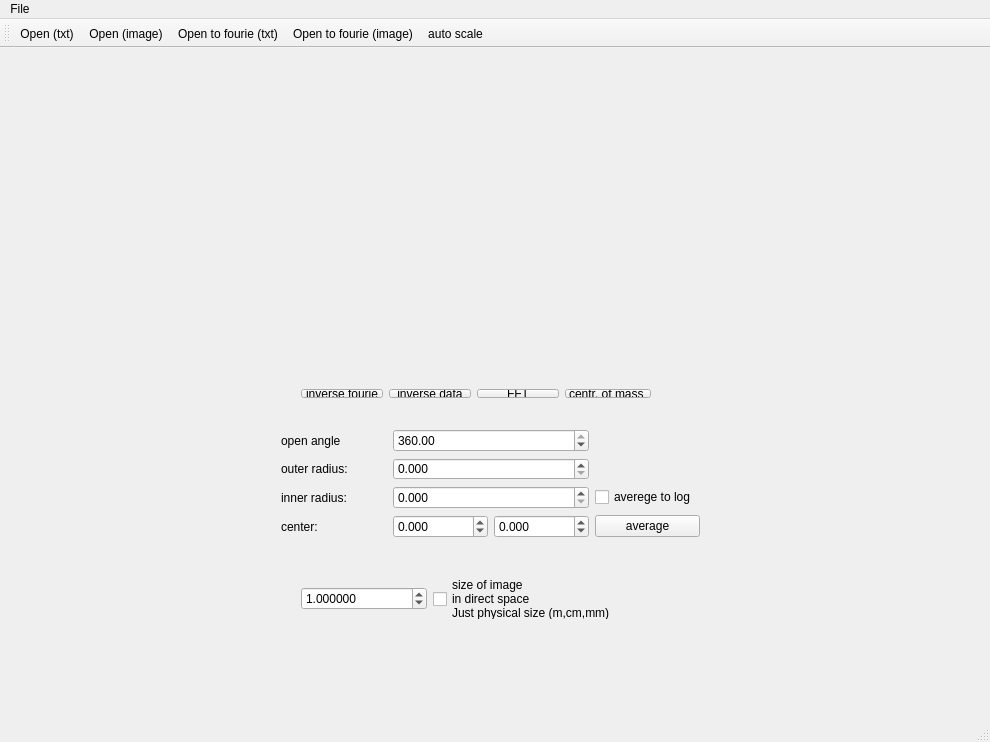
<?xml version="1.0" encoding="UTF-8"?>
<ui version="4.0">
 <class>MainWindow</class>
 <widget class="QMainWindow" name="MainWindow">
  <property name="geometry">
   <rect>
    <x>0</x>
    <y>0</y>
    <width>990</width>
    <height>742</height>
   </rect>
  </property>
  <property name="minimumSize">
   <size>
    <width>780</width>
    <height>742</height>
   </size>
  </property>
  <property name="windowTitle">
   <string>Fractal</string>
  </property>
  <property name="windowIcon">
   <iconset>
    <normaloff>icon.png</normaloff>icon.png</iconset>
  </property>
  <widget class="QWidget" name="centralWidget">
   <widget class="QWidget" name="horizontalLayoutWidget">
    <property name="geometry">
     <rect>
      <x>10</x>
      <y>0</y>
      <width>381</width>
      <height>141</height>
     </rect>
    </property>
    <layout class="QHBoxLayout" name="layoutPlotIn"/>
   </widget>
   <widget class="QWidget" name="horizontalLayoutWidget_2">
    <property name="geometry">
     <rect>
      <x>390</x>
      <y>0</y>
      <width>381</width>
      <height>141</height>
     </rect>
    </property>
    <layout class="QHBoxLayout" name="layoutPlotFFT"/>
   </widget>
   <widget class="QWidget" name="horizontalLayoutWidget_3">
    <property name="geometry">
     <rect>
      <x>390</x>
      <y>140</y>
      <width>381</width>
      <height>161</height>
     </rect>
    </property>
    <layout class="QHBoxLayout" name="layoutPlotFFT_phase"/>
   </widget>
   <widget class="QWidget" name="horizontalLayoutWidget_4">
    <property name="geometry">
     <rect>
      <x>290</x>
      <y>330</y>
      <width>372</width>
      <height>31</height>
     </rect>
    </property>
    <layout class="QHBoxLayout" name="horizontalLayout">
     <item>
      <widget class="QPushButton" name="pushButton_invertFFT">
       <property name="text">
        <string>inverse fourie</string>
       </property>
      </widget>
     </item>
     <item>
      <widget class="QPushButton" name="pushButton_invertData">
       <property name="text">
        <string>inverse data</string>
       </property>
      </widget>
     </item>
     <item>
      <widget class="QPushButton" name="pushButton_FFT">
       <property name="text">
        <string>FFT</string>
       </property>
      </widget>
     </item>
     <item>
      <widget class="QPushButton" name="pushButtonCentre">
       <property name="text">
        <string>centr. of mass </string>
       </property>
      </widget>
     </item>
    </layout>
   </widget>
   <widget class="QWidget" name="horizontalLayoutWidget_5">
    <property name="geometry">
     <rect>
      <x>290</x>
      <y>520</y>
      <width>337</width>
      <height>62</height>
     </rect>
    </property>
    <layout class="QHBoxLayout" name="horizontalLayout_2">
     <item>
      <widget class="QDoubleSpinBox" name="SpinBoxSizeOfPixel">
       <property name="decimals">
        <number>6</number>
       </property>
       <property name="minimum">
        <double>0.000001000000000</double>
       </property>
       <property name="maximum">
        <double>999999.000000000000000</double>
       </property>
       <property name="singleStep">
        <double>0.010000000000000</double>
       </property>
       <property name="value">
        <double>1.000000000000000</double>
       </property>
      </widget>
     </item>
     <item>
      <widget class="QCheckBox" name="checkBoxSizeOfPixel">
       <property name="text">
        <string>size of image
in direct space
Just physical size (m,cm,mm)</string>
       </property>
      </widget>
     </item>
    </layout>
   </widget>
   <widget class="QWidget" name="gridLayoutWidget">
    <property name="geometry">
     <rect>
      <x>270</x>
      <y>370</y>
      <width>441</width>
      <height>130</height>
     </rect>
    </property>
    <layout class="QGridLayout" name="gridLayout">
     <item row="2" column="0">
      <widget class="QLabel" name="label_3">
       <property name="text">
        <string>inner radius:</string>
       </property>
      </widget>
     </item>
     <item row="4" column="1">
      <layout class="QHBoxLayout" name="horizontalLayout_3">
       <item>
        <widget class="QDoubleSpinBox" name="spinBox_center_y">
         <property name="decimals">
          <number>3</number>
         </property>
         <property name="minimum">
          <double>-999999.000000000000000</double>
         </property>
         <property name="maximum">
          <double>999999.000000000000000</double>
         </property>
         <property name="singleStep">
          <double>0.500000000000000</double>
         </property>
        </widget>
       </item>
       <item>
        <widget class="QDoubleSpinBox" name="spinBox_center_x">
         <property name="decimals">
          <number>3</number>
         </property>
         <property name="minimum">
          <double>-999999.000000000000000</double>
         </property>
         <property name="maximum">
          <double>999999.000000000000000</double>
         </property>
         <property name="singleStep">
          <double>0.500000000000000</double>
         </property>
        </widget>
       </item>
      </layout>
     </item>
     <item row="2" column="1">
      <widget class="QDoubleSpinBox" name="spinBox_radius_in">
       <property name="decimals">
        <number>3</number>
       </property>
       <property name="maximum">
        <double>999999.000000000000000</double>
       </property>
      </widget>
     </item>
     <item row="1" column="0">
      <widget class="QLabel" name="label_2">
       <property name="text">
        <string>outer radius:</string>
       </property>
      </widget>
     </item>
     <item row="4" column="2">
      <widget class="QPushButton" name="pushButtonIntegrate">
       <property name="text">
        <string>average</string>
       </property>
      </widget>
     </item>
     <item row="2" column="2">
      <widget class="QCheckBox" name="checkBoxLog">
       <property name="text">
        <string>averege to log</string>
       </property>
      </widget>
     </item>
     <item row="4" column="0">
      <widget class="QLabel" name="label">
       <property name="text">
        <string>center:</string>
       </property>
      </widget>
     </item>
     <item row="1" column="1">
      <widget class="QDoubleSpinBox" name="spinBox_radius_our">
       <property name="decimals">
        <number>3</number>
       </property>
       <property name="maximum">
        <double>999999.000000000000000</double>
       </property>
      </widget>
     </item>
     <item row="0" column="1">
      <widget class="QDoubleSpinBox" name="spinBox_openAngle">
       <property name="maximum">
        <double>360.000000000000000</double>
       </property>
       <property name="value">
        <double>360.000000000000000</double>
       </property>
      </widget>
     </item>
     <item row="0" column="0">
      <widget class="QLabel" name="label_4">
       <property name="text">
        <string>open angle</string>
       </property>
      </widget>
     </item>
    </layout>
   </widget>
  </widget>
  <widget class="QMenuBar" name="menuBar">
   <property name="geometry">
    <rect>
     <x>0</x>
     <y>0</y>
     <width>990</width>
     <height>23</height>
    </rect>
   </property>
   <widget class="QMenu" name="menu">
    <property name="title">
     <string>File</string>
    </property>
    <addaction name="separator"/>
    <addaction name="action_Open"/>
    <addaction name="action_openFFT"/>
    <addaction name="actionOpenImage"/>
    <addaction name="actionOpenImageFFT"/>
    <addaction name="separator"/>
    <addaction name="action_Close"/>
   </widget>
   <addaction name="menu"/>
  </widget>
  <widget class="QToolBar" name="mainToolBar">
   <attribute name="toolBarArea">
    <enum>TopToolBarArea</enum>
   </attribute>
   <attribute name="toolBarBreak">
    <bool>false</bool>
   </attribute>
   <addaction name="action_Open"/>
   <addaction name="actionOpenImage"/>
   <addaction name="action_openFFT"/>
   <addaction name="actionOpenImageFFT"/>
   <addaction name="actionScale"/>
  </widget>
  <widget class="QStatusBar" name="statusBar"/>
  <action name="action_Open">
   <property name="text">
    <string>&amp;Open (txt)</string>
   </property>
   <property name="toolTip">
    <string>Open</string>
   </property>
  </action>
  <action name="action_Close">
   <property name="text">
    <string>E&amp;xit</string>
   </property>
   <property name="toolTip">
    <string>Exit</string>
   </property>
  </action>
  <action name="action_openFFT">
   <property name="text">
    <string>Open to fourie (txt) </string>
   </property>
  </action>
  <action name="actionScale">
   <property name="text">
    <string>auto scale</string>
   </property>
  </action>
  <action name="actionOpenImage">
   <property name="text">
    <string>Open (image)</string>
   </property>
   <property name="toolTip">
    <string>Open image</string>
   </property>
  </action>
  <action name="actionOpenImageFFT">
   <property name="text">
    <string>Open to fourie (image)</string>
   </property>
   <property name="toolTip">
    <string>Open to fourie (image)</string>
   </property>
  </action>
 </widget>
 <layoutdefault spacing="6" margin="11"/>
 <resources/>
 <connections/>
</ui>
